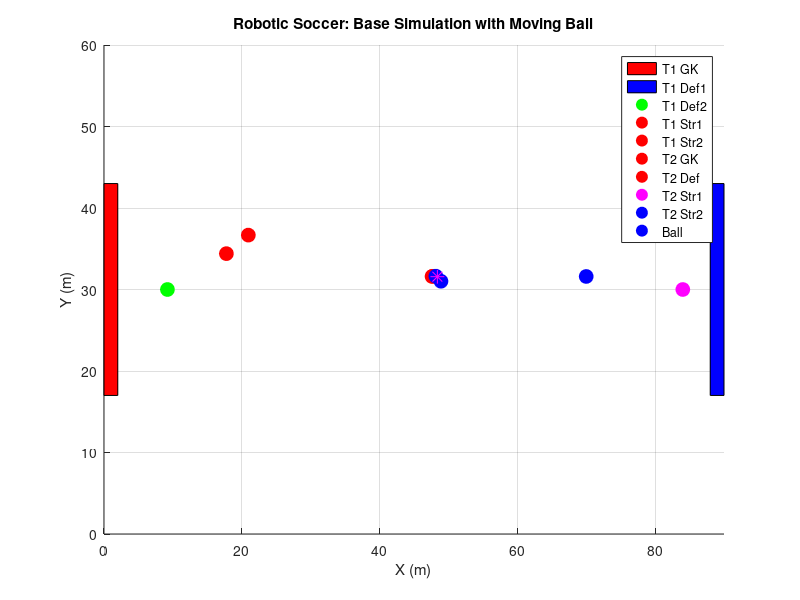

Write MATLAB code to recreate this figure.
% Base 2D Robotic Soccer Simulation with Ball Physics (Ball Starts Moving)
clear; clc; close all;

% Field dimensions (meters*10)
fieldLength = 90;
fieldWidth = 60;
goalWidth = 26;

% Robot properties
robotRadius = 3;
ballRadius = 0.7;
robotSpeed = 2; % m/step

% Ball properties
ballVel = [randn()*2, randn()*2]; % Initial random velocity (small drift)
ballAccel = [0, 0]; % Acceleration
friction = 0.98; % Velocity decay per step
kickSpeed = 10; % Speed when kicked

%% Initial positions (x, y)
gkPos = [5, fieldWidth/2];
def1Pos = [20, fieldWidth/2];
def2Pos = [20, 40];
str1Pos = [30, 25];
str2Pos = [30, 35];

% Team 2
T2_gkPos = [85, fieldWidth/2];
T2_defPos = [70, fieldWidth/2];
T2_str1Pos = [60, 15];
T2_str2Pos = [60, 45];
ballPos = [50, 30];
%%


% Simulation parameters
numSteps = 100;
dt = 0.1;

% Figure setup
figure;
axis([0 fieldLength 0 fieldWidth]);
hold on;
title('Robotic Soccer: Base Simulation with Moving Ball');
xlabel('X (m)'); ylabel('Y (m)');
grid on;

% Draw goals
rectangle('Position', [0, fieldWidth/2 - goalWidth/2, 2, goalWidth], 'FaceColor', 'red');
rectangle('Position', [fieldLength-2, fieldWidth/2 - goalWidth/2, 2, goalWidth], 'FaceColor', 'blue');

% Plot initial positions (robots first, ball last for visibility)
gkPlot = plot(gkPos(1), gkPos(2), 'go', 'MarkerSize', 10, 'MarkerFaceColor', 'green');
def1Plot = plot(def1Pos(1), def1Pos(2), 'ro', 'MarkerSize', 10, 'MarkerFaceColor', 'red');
def2Plot = plot(def2Pos(1), def2Pos(2), 'ro', 'MarkerSize', 10, 'MarkerFaceColor', 'red');
str1Plot = plot(str1Pos(1), str1Pos(2), 'ro', 'MarkerSize', 10, 'MarkerFaceColor', 'red');
str2Plot = plot(str2Pos(1), str2Pos(2), 'ro', 'MarkerSize', 10, 'MarkerFaceColor', 'red');

T2_gkPlot = plot(T2_gkPos(1), T2_gkPos(2), 'o', 'MarkerSize', 10, 'MarkerEdgeColor', 'magenta', 'MarkerFaceColor', 'magenta');
T2_defPlot = plot(T2_defPos(1), T2_defPos(2), 'o', 'MarkerSize', 10, 'MarkerEdgeColor', 'blue', 'MarkerFaceColor', 'blue');
T2_str1Plot = plot(T2_str1Pos(1), T2_str1Pos(2), 'o', 'MarkerSize', 10, 'MarkerEdgeColor', 'blue', 'MarkerFaceColor', 'blue');
T2_str2Plot = plot(T2_str2Pos(1), T2_str2Pos(2), 'o', 'MarkerSize', 10, 'MarkerEdgeColor', 'blue', 'MarkerFaceColor', 'blue');

ballPlot = plot(ballPos(1), ballPos(2), 'm*', 'MarkerSize', 10, 'MarkerFaceColor', 'm'); % Purple star

% legend for clarity
legend('T1 GK', 'T1 Def1', 'T1 Def2', 'T1 Str1', 'T1 Str2', ...
       'T2 GK', 'T2 Def', 'T2 Str1', 'T2 Str2', 'Ball');

% Simulation loop
for t = 1:numSteps
    % Update ball physics (now with initial movement)
    ballVel = ballVel * friction; % Apply friction
    ballPos = ballPos + ballVel * dt;
    ballPos = max([0,0], min([fieldLength, fieldWidth], ballPos)); % Keep on field
    
    % Debug: Print ball position
    fprintf('Step %d: Ball at (%.2f, %.2f), Vel (%.2f, %.2f)\n', t, ballPos(1), ballPos(2), ballVel(1), ballVel(2));
    
    %% Check for kicks (closest robot within 2m kicks)
    % Create a list of ALL robot positions
    robotPositions = [gkPos; def1Pos; def2Pos; str1Pos; str2Pos; ... % Team 1
                      T2_gkPos; T2_defPos; T2_str1Pos; T2_str2Pos]; % Team 2
                  
    dists = vecnorm(robotPositions - ballPos, 2, 2);
    [minDist, idx] = min(dists);

    if minDist < (robotRadius + ballRadius) % Use radii for better collision
        
        % --- Kicking Logic ---
        if idx <= 5  % Team 1 (Red) kicked
            
            if idx == 1 % GK: Kick towards center
                target = [fieldLength/2, fieldWidth/2];
            else % Defenders or Strikers: Kick towards opponent's goal
                target = [fieldLength, fieldWidth/2]; % Kick away from own goal
            end
            
        else % Team 2 (Blue) kicked
            
            if idx == 6 % T2 GK: Kick towards center
                target = [fieldLength/2, fieldWidth/2];
            else % T2 Defender or Strikers: Kick towards opponent's goal
                target = [0, fieldWidth/2]; % Kick away from own goal
            end
            
        end
        
        dir = (target - ballPos) / norm(target - ballPos);
        ballVel = kickSpeed * dir;
    end
    
    %% Robot movements (same as before)
    % GK
    distGK = norm(ballPos - gkPos);
    if distGK < 10
        dirGK = (ballPos - gkPos) / distGK;
        gkPos = gkPos + robotSpeed * dt * dirGK;
    else
        gkPos(1) = max(0, min(10, gkPos(1) + randn()*0.5));
    end
    
    % Defenders
    for i = 1:2
        if i == 1
            pos = def1Pos;
        else
            pos = def2Pos;
        end
        dist = norm(ballPos - pos);
        if dist < 15
            dir = (ballPos - pos) / dist;
            pos = pos + robotSpeed * dt * dir;
        else
            pos = pos + [randn()*0.5, randn()*0.5];
        end
        if i == 1
            def1Pos = pos;
        else
            def2Pos = pos;
        end
    end
    
    % Strikers
    for i = 1:2
        if i == 1
            pos = str1Pos;
        else
            pos = str2Pos;
        end
        dist = norm(ballPos - pos);
        if dist < 20
            dir = (ballPos - pos) / dist;
            pos = pos + robotSpeed * dt * dir;
        else
            goalDir = ([fieldLength, fieldWidth/2] - pos) / norm([fieldLength, fieldWidth/2] - pos);
            pos = pos + robotSpeed * dt * goalDir;
        end
        if i == 1
            str1Pos = pos;
        else
            str2Pos = pos;
        end
    end

    %% Team 2 Robot movements (NEW)
    
    % T2 GK
    distGK_T2 = norm(ballPos - T2_gkPos);
    if distGK_T2 < 15 % GK has a larger range
        dirGK_T2 = (ballPos - T2_gkPos) / distGK_T2;
        T2_gkPos = T2_gkPos + robotSpeed * dt * dirGK_T2;
    else
        % Stay in goal box (80 to 90)
        T2_gkPos(1) = max(fieldLength-10, min(fieldLength, T2_gkPos(1) + randn()*0.5));
    end
    % Keep GK near goal line
    T2_gkPos(1) = max(fieldLength-15, T2_gkPos(1)); % Don't go past 15m line

    % T2 Defender
    % This defender will 'sweep', staying between the ball and the goal
    targetDefPos_T2 = [T2_defPos(1), ballPos(2)]; % Follow ball's Y
    dirDef_T2 = (targetDefPos_T2 - T2_defPos) / norm(targetDefPos_T2 - T2_defPos + eps);
    T2_defPos = T2_defPos + robotSpeed * dt * dirDef_T2;
    % Keep defender on their side
    T2_defPos(1) = max(fieldLength/2, min(fieldLength-10, T2_defPos(1))); % Stay on right half
    
    % T2 Strikers
    for i = 1:2
        if i == 1
            pos = T2_str1Pos;
        else
            pos = T2_str2Pos;
        end
        
        dist = norm(ballPos - pos);
        if dist < 20
            % Chase ball if close
            dir = (ballPos - pos) / dist;
            pos = pos + robotSpeed * dt * dir;
        else
            % Move towards opponent goal
            goalDir = ([0, fieldWidth/2] - pos) / norm([0, fieldWidth/2] - pos);
            pos = pos + robotSpeed * dt * goalDir;
        end
        
        if i == 1
            T2_str1Pos = pos;
        else
            T2_str2Pos = pos;
        end
    end
    
    %% Update plots (ball last, fixed Y-data for str1)
    set(gkPlot, 'XData', gkPos(1), 'YData', gkPos(2));
    set(def1Plot, 'XData', def1Pos(1), 'YData', def1Pos(2));
    set(def2Plot, 'XData', def2Pos(1), 'YData', def2Pos(2));
    set(str1Plot, 'XData', str1Pos(1), 'YData', str1Pos(2));
    set(str2Plot, 'XData', str2Pos(1), 'YData', str2Pos(2));
    
    % new lines
    set(T2_gkPlot, 'XData', T2_gkPos(1), 'YData', T2_gkPos(2));
    set(T2_defPlot, 'XData', T2_defPos(1), 'YData', T2_defPos(2));
    set(T2_str1Plot, 'XData', T2_str1Pos(1), 'YData', T2_str1Pos(2));
    set(T2_str2Plot, 'XData', T2_str2Pos(1), 'YData', T2_str2Pos(2));
    
    set(ballPlot, 'XData', ballPos(1), 'YData', ballPos(2));
    
    pause(0.05);
end
